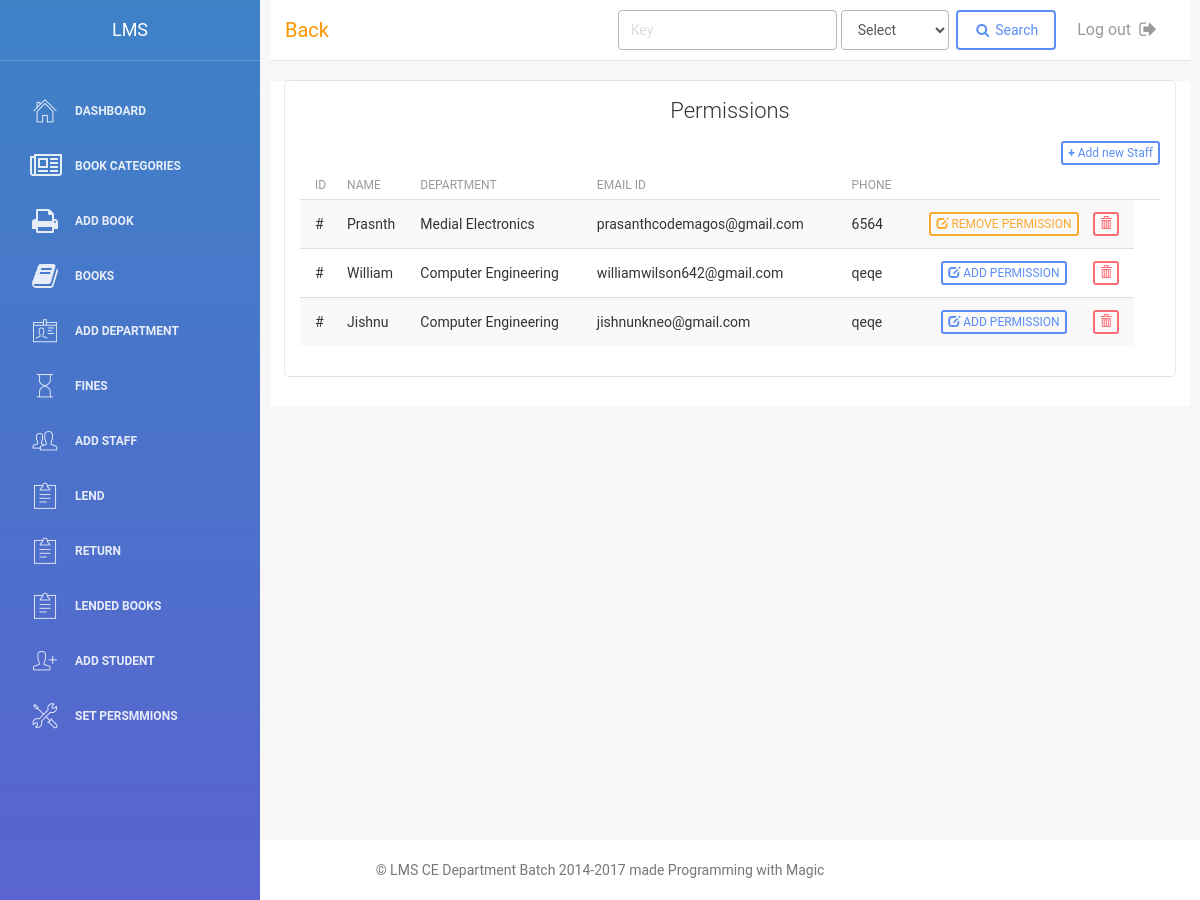
The app's page /permission.php (signed in) with its own data.
### tables this page shows
CREATE TABLE `staff` (
  `id` int(11) NOT NULL,
  `staff_id` int(11) NOT NULL,
  `name` varchar(255) NOT NULL,
  `department` int(11) NOT NULL,
  `dob` date NOT NULL,
  `address` text NOT NULL,
  `year_of_join` int(11) NOT NULL,
  `phone` varchar(255) NOT NULL,
  `email` varchar(255) NOT NULL
);

CREATE TABLE `department` (
  `id` int(11) NOT NULL,
  `name` varchar(255) NOT NULL
);

### libs/DbConnection.php (called while the page is built, shortened)
<?php
class DbConnection {
    private $_host = "localhost";
    private $_username = "root";
    private $_password = "";
    private $_database = "lms";
    public $connection;
    function __construct() {
        $this->connection = new mysqli($this->_host, $this->_username, $this->_password, $this->_database);
    }
    public function getData($query) {
        $result = $this->connection->query($query) or die(mysqli_error($this->connection));
        return mysqli_fetch_all($result, MYSQLI_ASSOC);
    }
}

### libs/Admin.php (called while the page is built, shortened)
<?php
require_once 'DbConnection.php';
class Admin extends DbConnection{
public function getAllStaff() {
        $query = "SELECT * FROM staff ";
        $output = $this->getData($query);
        return $output;
    }
    public function getdepartmentByid($id) {
        $query = "SELECT * FROM department WHERE id = '$id'";
        $output = $this->getData($query);
        return $output;
    }
}

### permission.php (the view, shortened to what this page needs)
<?php
include './includes/header.php';
require_once './libs/Admin.php';
$admin = new Admin();
$staff_data = $admin->getAllStaff();
?>
<div class="col-md-12">
    <div class="card">
        <div class="header">
            <h4 class="title text-center">Permissions</h4>
        </div>
        <div class="content">
            <table class="table table-striped custab">
                <thead>
                    <a href="staff_entry.php" class="btn btn-primary btn-xs pull-right"><b>+</b> Add new Staff</a>
                    <tr>
                        <th>ID</th>
                        <th>Name</th>
                        <th>Department</th>
                        <th>Email ID</th>
                        <th>Phone</th>
                        <th class="text-center"></th>
                        <th class="text-center"></th>
                    </tr>
                </thead>
                <?php foreach ($staff_data as $staff){
                    $departmentData = $admin->getdepartmentByid($staff['department']);
                    $department_name = $departmentData[0]['name'];
                    $permission = $admin->checkPermission($staff['staff_id']);
                    ?>
                    <tr>
                        <td>#</td>
                        <td class="text-capitalize"><?=$staff['name']?></td>
                        <td><?=$department_name?></td>
                        <td><?=$staff['email'];?></td>
                        <td><?=$staff['phone'];?></td>
                        <td class="text-center">
                            <?php if (empty($permission)): ?>
                             <a class='btn btn-primary btn-xs' href="actions.php?id=<?=$staff['staff_id']?>&action=add_permission" onclick="javascript:if(!confirm('Are you sure')) return false"><span class="glyphicon glyphicon-edit"></span> ADD PERMISSION  </a>
                         <?php else: ?>
                              <a class='btn btn-warning btn-xs' href="actions.php?id=<?=$staff['staff_id']?>&action=remove_permission" onclick="javascript:if(!confirm('Are you sure')) return false"><span class="glyphicon glyphicon-edit"></span> REMOVE PERMISSION  </a>
                         <?php endif;?>
                         <a href="#" class="btn btn-danger btn-xs pull-right"><span class="glyphicon glyphicon-trash"></span> </a></td>
                     </tr>
                     <?php } ?>
                 </table>
             </div>
         </div>
     </div>
     <?php include './includes/footer.php'; ?>

### assets/css/custom_style.css (style rules this page uses)
body { margin-bottom: 100px; }
body { background: #f7f7f8; }

### records on screen
staff: name "Prasnth", department.name "Medial Electronics", email "prasanthcodemagos@gmail.com", phone "6564"
staff: name "William", department.name "Computer Engineering", email "williamwilson642@gmail.com", phone "qeqe"
staff: name "Jishnu", department.name "Computer Engineering", email "jishnunkneo@gmail.com", phone "qeqe"
